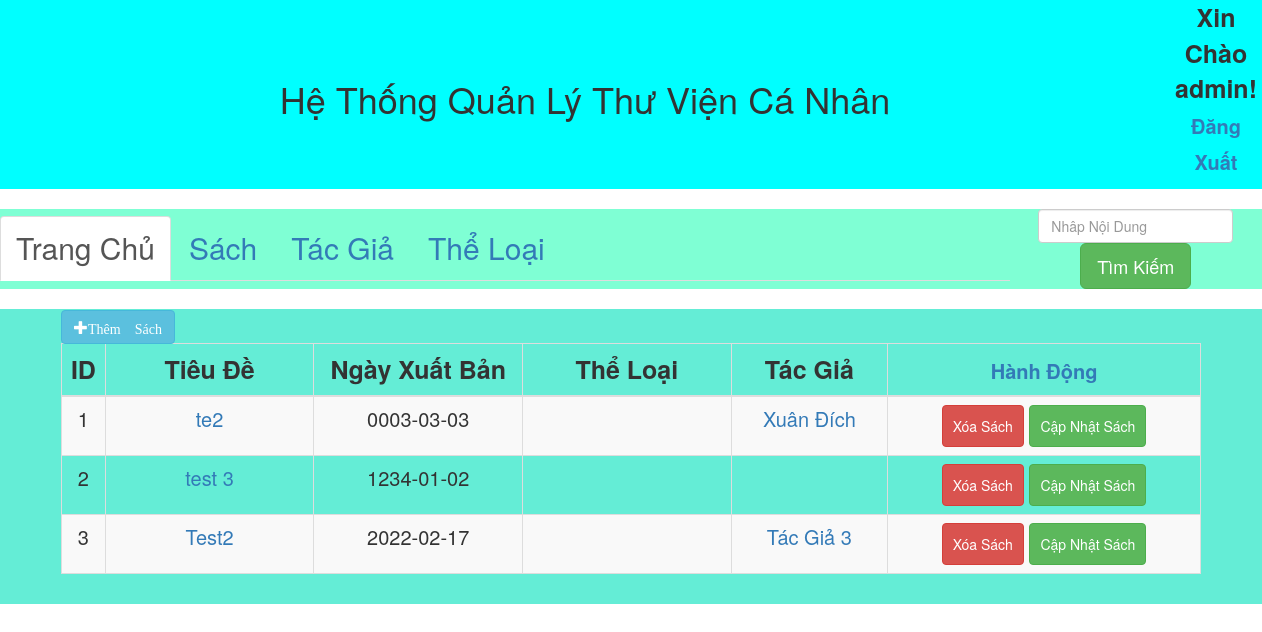
Page /book/ (signed in) on the committed database.
### catalog/models.py (models this page shows)
class Book(models.Model):
    id = models.AutoField(primary_key=True)
    title = models.CharField(max_length=32)
    publish_date = models.DateField()
    authors = models.ManyToManyField("Author")
    summary = models.CharField(max_length=500, blank=True)
    categorys = models.ManyToManyField("Category")

class Author(models.Model):
    id = models.AutoField(primary_key=True)
    name = models.CharField(max_length=32)

### catalog/views.py (the view)
# urls.py: path('book/', views.book),
def book(request):
    book_list = Book.objects.all()
    return render(request, "book/book.html", {"book_list": book_list})

### templates/book/book.html (shortened to what this page needs)
{% extends "base.html" %}
{% block content %}
<div class="container">
    <div> {% if user.is_authenticated %}
        <a href="/addbook/" class="btn btn-info glyphicon glyphicon-plus">Thêm Sách</a>
        {% else %}
        <a></a>
        {% endif %}
    </div>
</div>
<div class="container" >
    <table class="table table-striped table-hover table-bordered">
        <thead>
            <tr>
                <th Style="width:20px">ID</th>
                <th Style="width:200px">Tiêu Đề</th>
                <th Style="width:200px">Ngày Xuất Bản</th>
                <th Style="width:200px">Thể Loại</th>
                <th Style="width:150px">Tác Giả</th>
                <th Style="width:300px" class="last">
                    <div> {% if user.is_authenticated %}
                        <a>Hành Động</a>
                        {% else %}
                        <a></a>
                        {% endif %}
                    </div>
                </th>
            </tr>
        </thead>
        <tbody>
            {% for book in book_list %}
            <tr>
                <td>{{ forloop.counter }}</td>
                <td> <a href="/book/{{ book.pk }}/bookdetail"> {{ book.title }} </a></td>
                <td>{{ book.publish_date|date:'c' }}</td>
                <td>
                </td>
                <td>
                    {% for author in book.authors.all %}
                    {% if forloop.last %}
                    <a href="/author_book/{{ author.pk }}">{{ author.name }}</a>
                    {% else %}
                    <a href="/author_book/{{ author.pk }}">{{ author.name }}</a>
                    {% endif %}
                    {% endfor %}
                </td>
                <td>
                    <div> {% if user.is_authenticated %}
                        <a Style="padding:10px" href="/book/{{ book.pk }}/delete" class="btn btn-danger">Xóa Sách</a>
                        <a Style="padding:10px" href="/book/{{ book.pk }}/edit" class="btn btn-success">Cập Nhật
                            Sách</a>
                        {% else %}
                        <a></a>
                        {% endif %}
                    </div>
                </td>
            </tr>
            {% endfor %}
        </tbody>
    </table>
</div>
{% endblock %}

### templates/base.html (shortened to what this page needs)
<!DOCTYPE html>
<html lang="en">
<head>
    <link href="/static/bootstrap-3.3.7/css/bootstrap.css" rel="stylesheet">
</head>
<body>
    <table Style="background-color: aqua; width: 100%;">
        <tr>
            <th style="width: 80%">
                <div class="container">
                    <h1>Hệ Thống Quản Lý Thư Viện Cá Nhân</h1>
                </div>
            </th>
            <th >
                <div>
                    {% if user.is_authenticated %}
                    Xin Chào {{ user.username }}!
                    <p><a href="{% url 'logout' %}">Đăng Xuất</a></p>
                    {% else %}
                    <p>Vui Lòng Đăng Nhập</p>
                    <a href="{% url 'login' %}">Đăng Nhập</a>
                    {% endif %}
                </div>
            </th>
        </tr>
    </table>
    <br>
    <table style="width: 100%; background-color: aquamarine;">
        <tr>
            <td style="width: 80%; text-align: left">
                <ul class="nav nav-tabs  " id="myTab">
                    <li role="presentation" class="active"><a Style="font-size:30px" href="/index/">Trang Chủ</a>
                    </li>
                    <li role="presentation"><a Style="font-size:30px" href="/book/">Sách</a></li>
                    <li role="presentation"><a Style="font-size:30px" href="/author/">Tác Giả</a></li>
                    <li role="presentation"><a Style="font-size:30px" href="/category/">Thể Loại</a></li>
                </ul>
            </td>
            <td>
                <form action="{% url 'search' %}" class="form-inline" method="get">
                    <div class="form-group mx-sm-3 mb-2">
                        <input name="search" type="" class="form-control" id="" placeholder="Nhâp Nội Dung">
                        <button type="submit" class="btn btn-success btn-lg mb-2">Tìm Kiếm</button>
                    </div>
                </form>
            </td>
        </tr>
    </table>
    <br>
    <div style="background-color:rgb(100, 237, 214); padding-bottom: 10px;">
        {% block content %}
        {% endblock %}
    </div>
</body>
</html>

### rows in the picture
Book: title "te2", publish_date "0003-03-03"
Author: name "Xuân Đích"
Book: title "test 3", publish_date "1234-01-02"
Book: title "Test2", publish_date "2022-02-17"
Author: name "Tác Giả 3"

### other values in the picture
{{ user.username }} "admin"
